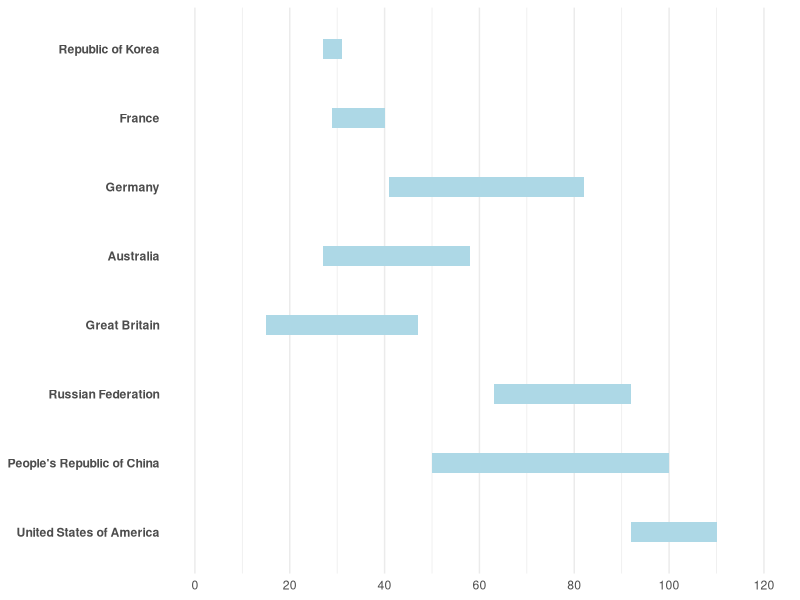
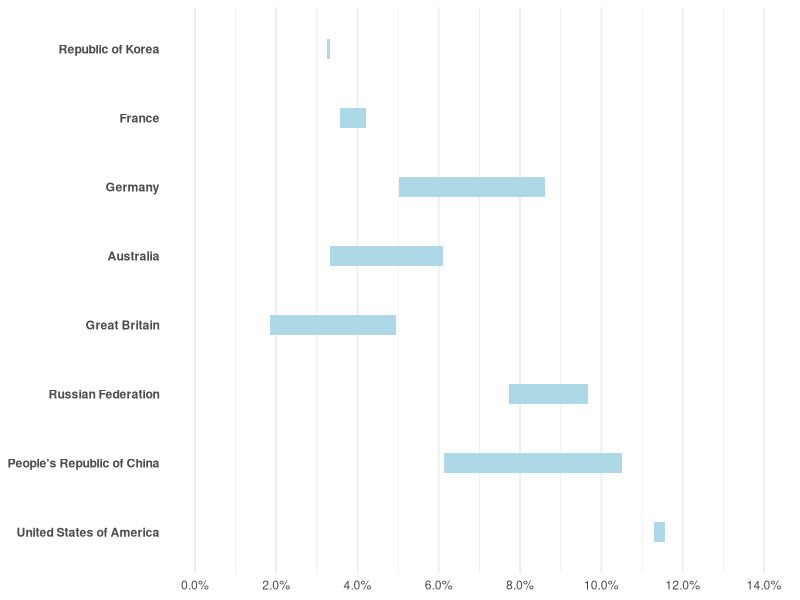
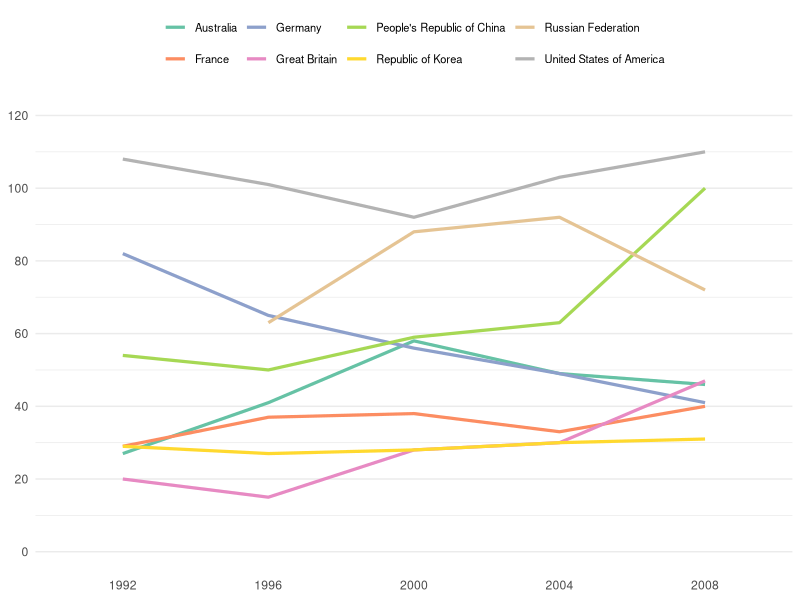
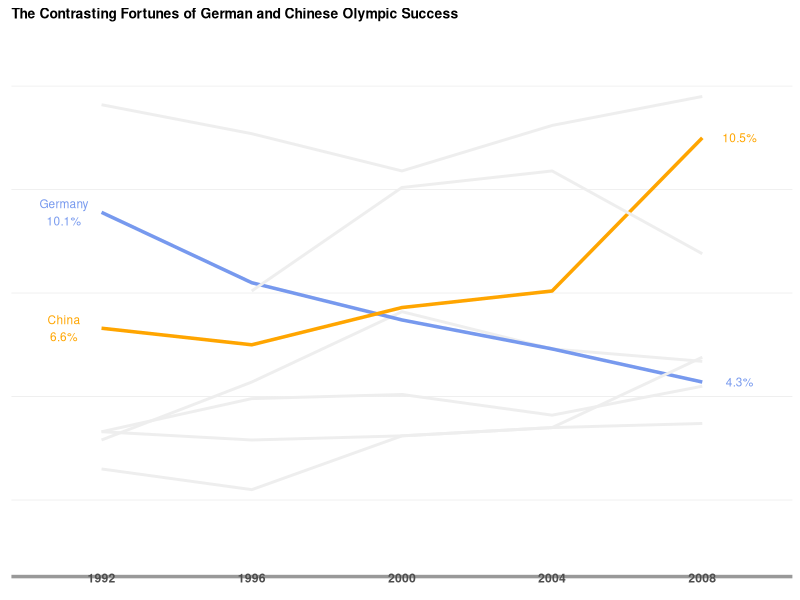

Generate these figures, in order, with R:
## ---- chunk 1
rm(list = ls())
knitr::opts_chunk$set(echo = TRUE)
library(dplyr)
library(tibble)
library(tidyr)
library(ggplot2)
library(cowplot)
library(grid)
library(RColorBrewer)
library(formattable)
theme_set(theme_minimal())
## ---- chunk 2
medals <- data_frame(
  Country = as.factor(c("United States of America", "People's Republic of China", 
              "Russian Federation", "Great Britain", "Australia", "Germany", 
              "France", "Republic of Korea", "All")),
  `2008` = c(110, 100, 72, 47, 46, 41, 40, 31, 951),
  `2004` = c(103, 63, 92, 30, 49, 49, 33, 30, 929),
  `2000` = c(92, 59, 88, 28, 58, 56, 38, 28, 925),
  `1996` = c(101, 50, 63, 15, 41, 65, 37, 27, 842),
  `1992` = c(108, 54, 112, 20, 27, 82, 29, 29, 815)
)

# Set up the comparisons for the last plot between China and Germany
medals$Compare <- as.factor(c(0, 1, 0, 0, 0, 2, 0, 0, 0))

medals_tidy <- medals %>%
  arrange(`2008`) %>%
  gather(Year, Medals, `2008`:`1992`) %>%
  filter(Year != "1992" | Country != "Russian Federation")

sorted_countries <-
  medals_tidy %>%
  filter(Year == "2008", Country != "All") %>%
  select(Country)
sorted_countries <- as.character(sorted_countries$Country)
## ---- chunk 3
medals_min_max <- 
  medals_tidy %>%
  group_by(Country) %>%
  summarise(Min = min(Medals), Max = max(Medals))
## ---- chunk 4
medals_min_max %>%
  filter(Country != "All") %>%
  ggplot() +
  geom_crossbar(
    aes(x = Country, y = Min, ymin = Min, ymax = Max),
    fill = "lightblue", width = 0.3, linetype = 0) +
  coord_flip() +
  scale_x_discrete(limits = rev(sorted_countries)) +
  scale_y_continuous(breaks = seq(0, 120, 20), limits = c(0, 120)) +
  theme(
    axis.title = element_blank(),
    axis.text.y = element_text(face = "bold"),
    panel.grid.major.y = element_blank())
## ---- chunk 5
# Add percentages of "All". Not sure how to do this in dplyr
medals_min_max$MinPct <- as.numeric(sapply(medals_min_max$Min, 
                                function (x) x/medals_min_max[1, "Min"]))
medals_min_max$MaxPct <- as.numeric(sapply(medals_min_max$Max, 
                                function (x) x/medals_min_max[1, "Max"]))

medals_min_max %>%
  filter(Country != "All") %>%
  mutate(
    MinPct = percent(MinPct, digits = 1), 
    MaxPct = percent(MaxPct, digits = 1)) %>%
  ggplot() +
  geom_crossbar(
    aes(x = Country, y = MinPct, ymin = MinPct, ymax = MaxPct),
    fill = "lightblue", width = 0.3, linetype = 0) +
  coord_flip() +
  scale_x_discrete(
    limits = rev(sorted_countries)) +
  scale_y_continuous(
    breaks = percent(seq(0, 0.14, 0.02), digits = 1), 
    limits = c(0, 0.14)) +
  theme(
    axis.title = element_blank(),
    axis.text.y = element_text(face = "bold"),
    panel.grid.major.y = element_blank())
## ---- chunk 6
medals_tidy %>%
  filter(Country != "All") %>%
  ggplot(aes(x = Year, y = Medals, colour = Country, group = Country)) +
  geom_line(size = 1.1) +
  scale_y_continuous(
    breaks = seq(0, 120, 20), limits = c(0, 120)) +
  scale_colour_discrete(
    limits=rev(sorted_countries)) +
  scale_colour_brewer(palette = "Set2") +
  theme(
    panel.grid.major.x = element_blank(),
    axis.title = element_blank(),
    legend.title = element_blank(),
    legend.text = element_text(size = 8),
    legend.position = "top")
#ggdraw(switch_axis_position(p, axis = 'y'))
## ---- chunk 7
colour1 <- "#7799ee"
colour2 <- "orange"

medals_tidy %>%
  filter(Country != "All") %>%
  ggplot(aes(x = Year, y = Medals, colour = Country, group = Country)) +
  geom_line(aes(size = Compare, colour = Compare)) +

  guides(colour = FALSE, size = FALSE) + 
  scale_y_continuous(limits = c(0, 120)) +
  scale_size_manual(values = c(1, 1.2, 1.2)) +
  scale_colour_manual(values = c("#eeeeee", colour2, colour1)) +

  theme(
    panel.grid.major.x = element_blank(),
    axis.title = element_blank(),
    axis.line.x = element_line(colour = "#999999", size = 1.2),
    axis.text.x = element_text(face = "bold", margin = margin(t = -5, b = 5)),
    axis.text.y = element_blank(),
    panel.grid.major.y = element_blank(),
    plot.title = element_text(face = "bold", size = 10, hjust = 0)) +
    ggtitle("The Contrasting Fortunes of German and Chinese Olympic Success") +

  # LHS
  annotate(geom = "text", x = 0.75, y = 82, size = 3,
           label = "Germany\n10.1%", colour = colour1) +
  annotate(geom = "text", x = 0.75, y = 54, size = 3,
           label = "China\n6.6%", colour = colour2) +
  
  # RHS
  annotate(geom = "text", x = 5.25, y = 41, size = 3,
           label = "4.3%", colour = colour1) +
  annotate(geom = "text", x = 5.25, y = 100, size = 3,
           label = "10.5%", colour = colour2)
